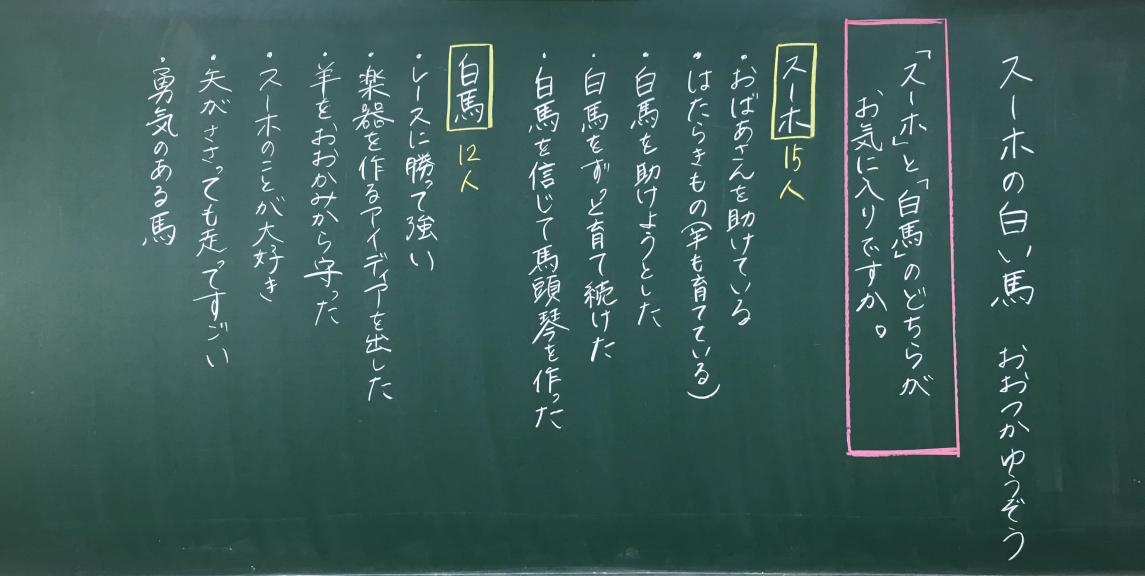
#> input picture data/kokuban1-1.webp, 5724 x 2880 px (shown at 1/5 size); its folder holds only this picture in this run
$ python -i board_gate.py   (imports and definitions only)
#> lines starting #> are read from the running program, lines starting #| are printed output that depends on the picture
#> further down, picture is the input picture: shape (2880, 5724, 3); mean B, G, R 88.3, 92, 61
"""黒板 + チョーク文字らしさの入力ゲート。"""

from __future__ import annotations

from dataclasses import dataclass

import cv2
import numpy as np

from app.analysis.binarize import extract_chalk_mask

MIN_HEIGHT = 120
MIN_WIDTH = 160
MIN_GLOBAL_STD = 3.0
MIN_DYNAMIC_RANGE = 10.0
MIN_EXTREME_RANGE = 38.0
CONFIDENCE_THRESHOLD = 0.61


@dataclass(frozen=True)
class BoardGateResult:
    accepted: bool
    confidence: float
    reason: str
    metrics: dict[str, float]


def _clamp01(x: float) -> float:
    return float(np.clip(x, 0.0, 1.0))


# [84 lines left out: functions _component_stats, _text_layout_score, not called in this run]


def assess_chalkboard_image(image_bgr: np.ndarray) -> BoardGateResult:
    if image_bgr.ndim != 3 or image_bgr.shape[2] != 3:
        return BoardGateResult(False, 0.0, "画像形式が不正です", {})

    h, w = image_bgr.shape[:2]
#> h = 2880; w = 5724
    if h < MIN_HEIGHT or w < MIN_WIDTH:
        return BoardGateResult(False, 0.0, "画像サイズが小さすぎます", {"image_height": float(h), "image_width": float(w)})

    gray = cv2.cvtColor(image_bgr, cv2.COLOR_BGR2GRAY)
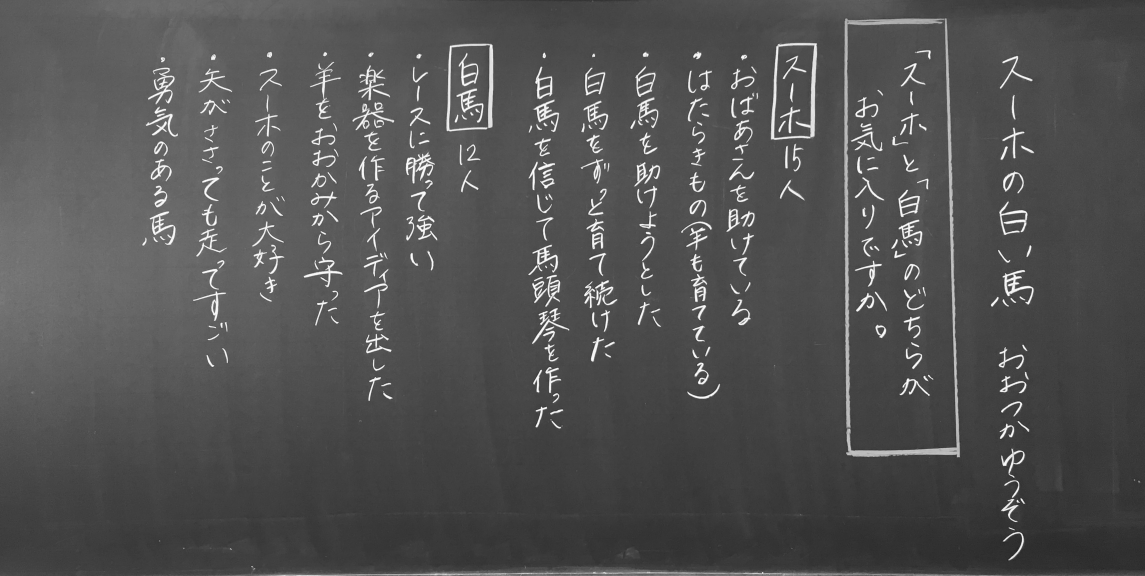
#> gray: shape (2880, 5724) (shown at 1/5 size); min 17, max 255, mean 82.3
    global_std = float(np.std(gray))
#> global_std = 30.98
    dynamic_range = float(np.percentile(gray, 99) - np.percentile(gray, 1))
#> dynamic_range = 198
    extreme_range = float(np.max(gray) - np.min(gray))
#> extreme_range = 238
    if global_std < MIN_GLOBAL_STD or (dynamic_range < MIN_DYNAMIC_RANGE and extreme_range < MIN_EXTREME_RANGE):
        return BoardGateResult(
            False,
            0.0,
            "画像の濃淡が少なく、板書判定ができません",
            {"global_std": global_std, "dynamic_range_p99_p1": dynamic_range, "extreme_range": extreme_range},
        )

    hsv = cv2.cvtColor(image_bgr, cv2.COLOR_BGR2HSV)
#> hsv: shape (2880, 5724, 3); mean H, S, V 86.9, 94.4, 92.6
    h_ch, s_ch, v_ch = hsv[:, :, 0], hsv[:, :, 1], hsv[:, :, 2]
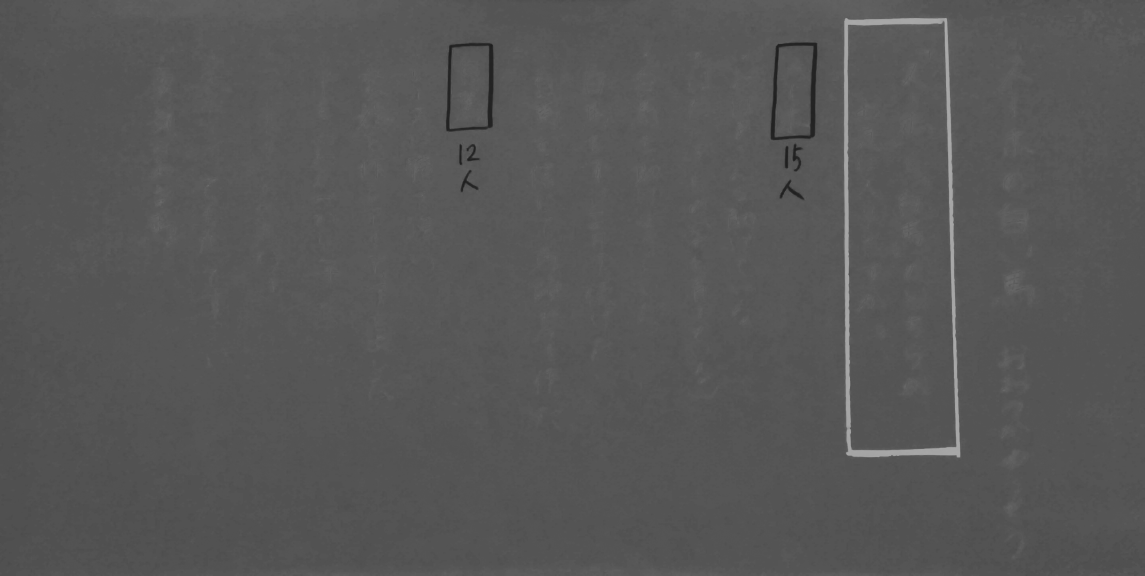
#> h_ch: shape (2880, 5724) (shown at 1/5 size); min 0, max 172, mean 86.9
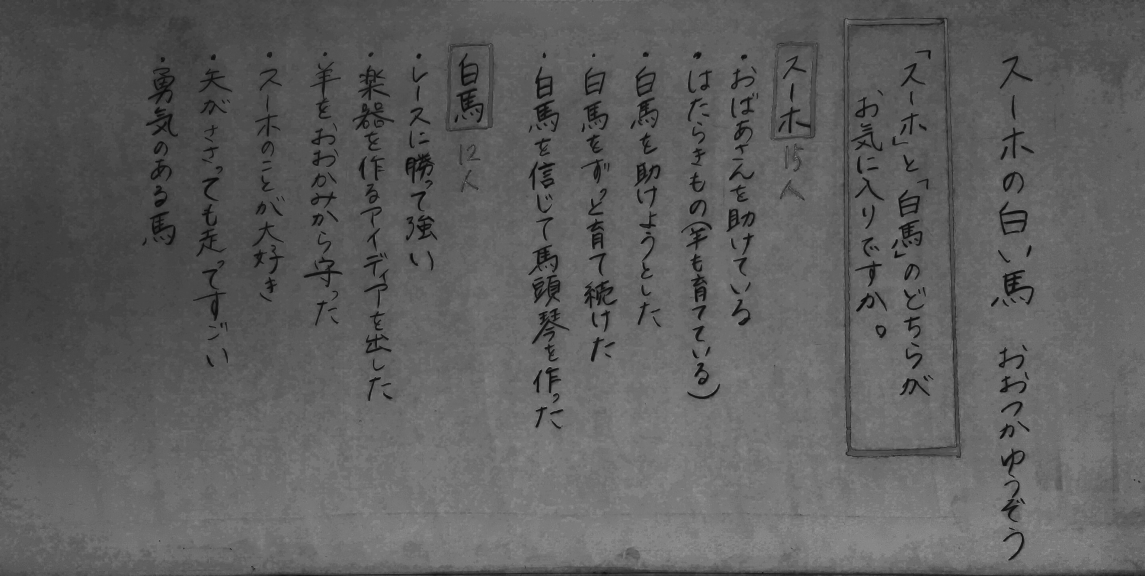
#> s_ch: shape (2880, 5724) (shown at 1/5 size); min 0, max 255, mean 94.4
    image_area = float(h * w)
#> image_area = 16485120

    dark_area_ratio = float(np.mean(v_ch < 145))
#> dark_area_ratio = 0.96
    bright_area_ratio = float(np.mean(v_ch > 205))
#> bright_area_ratio = 0.0297
    green_board_ratio = float(np.mean((h_ch >= 35) & (h_ch <= 95) & (s_ch >= 22) & (v_ch <= 185)))
#> green_board_ratio = 0.96
    dark_neutral_ratio = float(np.mean((s_ch < 45) & (v_ch < 145)))
#> dark_neutral_ratio = 0.002

    dark_score = _clamp01((dark_area_ratio - 0.30) / 0.45)
#> dark_score = 1
    green_score = _clamp01((green_board_ratio + 0.55 * dark_neutral_ratio - 0.12) / 0.46)
#> green_score = 1
    bright_penalty = _clamp01((bright_area_ratio - 0.20) / 0.55)
#> bright_penalty = 0
    background_score = _clamp01(0.45 * dark_score + 0.35 * green_score + 0.20 * (1.0 - bright_penalty))
#> background_score = 1

    if bright_area_ratio > 0.78:
        background_score *= 0.45

#> (the run stopped early here; a loop or call above may not have finished)

$ run again, on data/rectangle_large_type_2_200ca6f846ff96ed76bc56e5e8e9f20f.webp
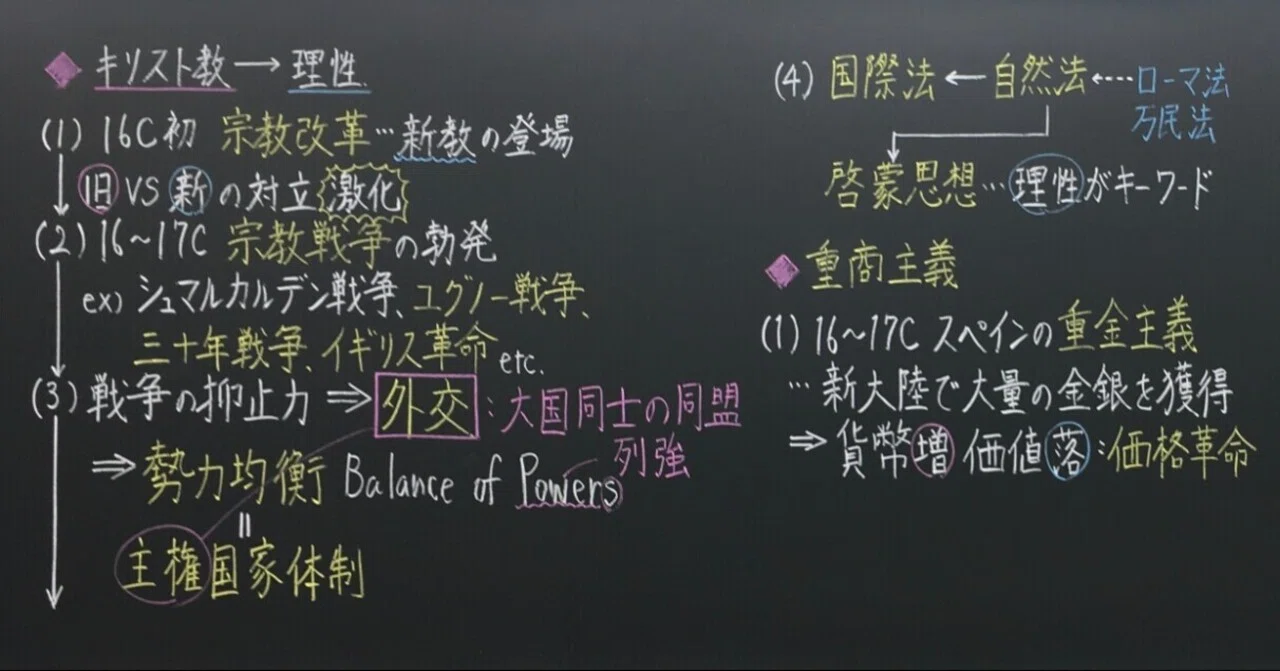
#> input picture data/rectangle_large_type_2_200ca6f846ff96ed76bc56e5e8e9f20f.webp, 1280 x 671 px
#> picture is the input picture: shape (671, 1280, 3); mean B, G, R 62.6, 62.4, 59.1
#> global_std = 33.04
#> dynamic_range = 157
#> extreme_range = 245
#> hsv: shape (671, 1280, 3); mean H, S, V 91.4, 29.6, 64.5
#> in assess_chalkboard_image, `h_ch, s_ch, v_ch = hsv[:, :, 0], hsv[:, :, 1], hsv[:, :, 2]`:
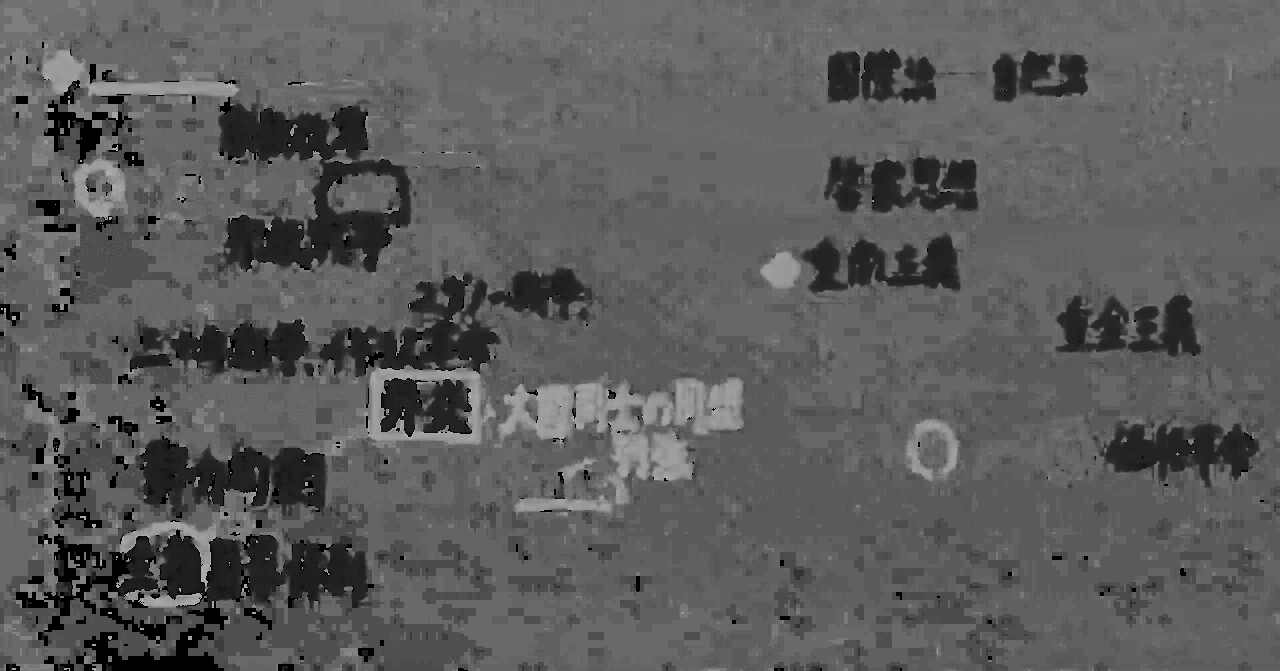
#> h_ch: shape (671, 1280); min 0, max 179, mean 91.4
#> in assess_chalkboard_image, `h_ch, s_ch, v_ch = hsv[:, :, 0], hsv[:, :, 1], hsv[:, :, 2]`:
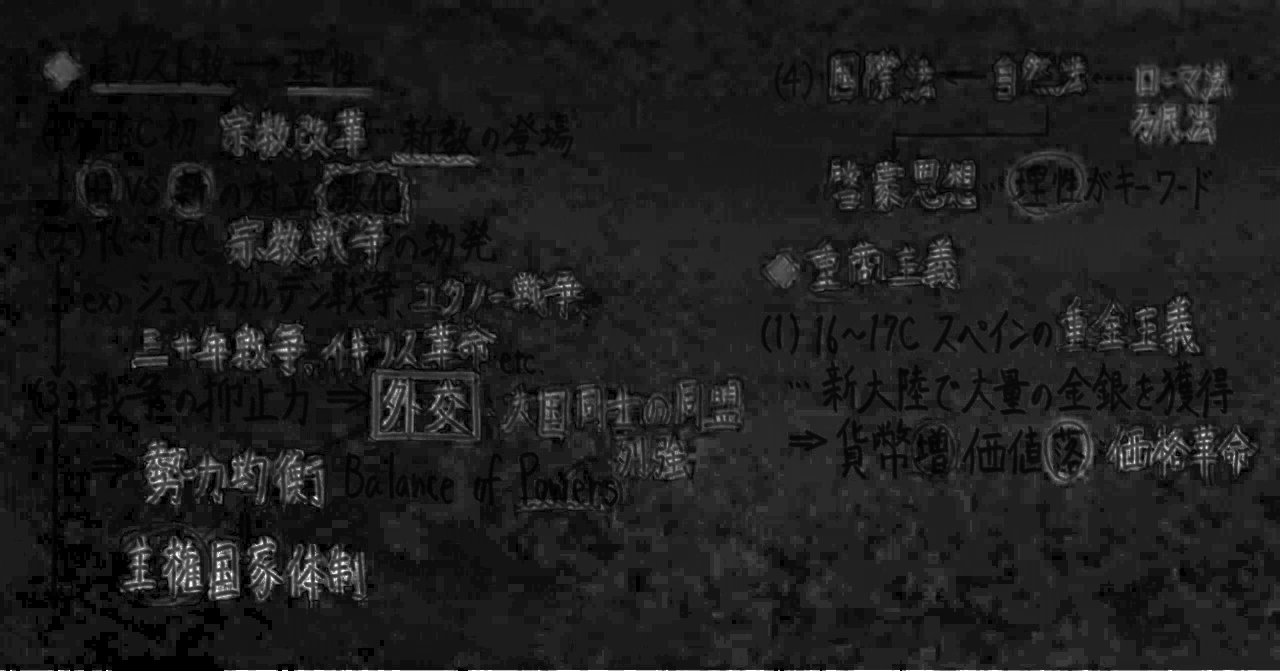
#> s_ch: shape (671, 1280); min 0, max 255, mean 29.6
#> dark_area_ratio = 0.948
#> bright_area_ratio = 0.00473
#> green_board_ratio = 0.231
#> dark_neutral_ratio = 0.854
#> dark_score = 1
#> bright_penalty = 0
#> background_score = 1
